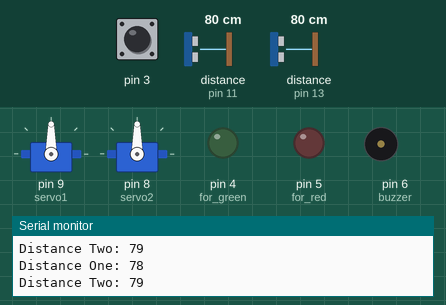
Simulated run of this sketch. Board: Arduino Uno, built with avr-gcc and run on an emulated ATmega328P. On the bench: 2 × servo, output pins drawn as LEDs (lit = HIGH), buzzer (waves = sounding), the last lines printed to the serial monitor. Wiring (inferred from the names in the program): 2 × ultrasonic range finder: trigger pin 10, echo pin 11 / trigger pin 12, echo pin 13. The test bench sets the inputs (shaded band); at power-on: pin 3 HIGH, distance to the obstacle (sensors on pin 11, pin 13) 80 cm. The echo pulse lasts 58.3 µs per cm; pins used as bus, display or sensor lines are not drawn.

Above: at 1.2 s.
1.3 s: pin 3 pulled LOW for 0.15 s
At 3.4 s:
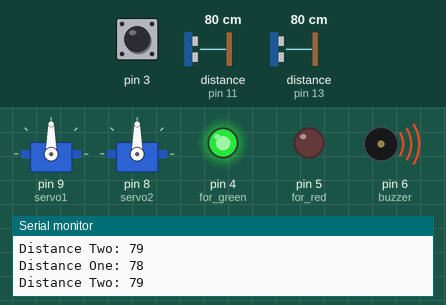
4.3 s: distance to the obstacle (sensor on pin 11) set to 5 cm
5.8 s: distance to the obstacle (sensor on pin 11) set to 2 cm
At 7.49 s:
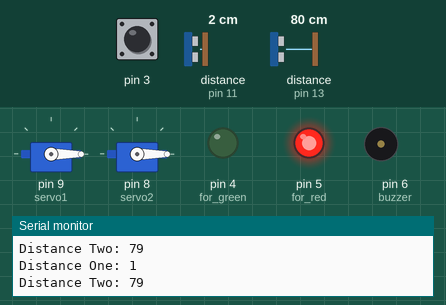
8.8 s: distance to the obstacle (sensor on pin 13) set to 9 cm
11.8 s: distance to the obstacle (sensor on pin 11) set to 4 cm
At 13.0 s:
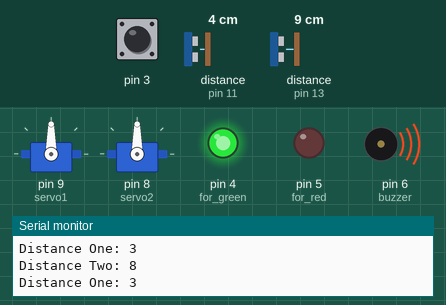
13.5 s: pin 3 pulled LOW for 1 s
At 13.97 s:
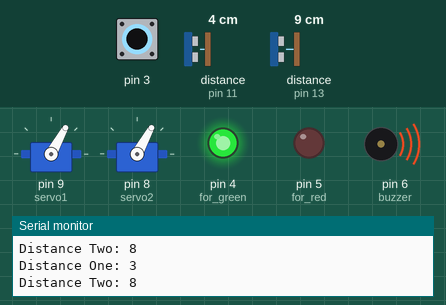
Timing chart, 0 to 16.5 s (numbered marks = the images above; inputs shaded):
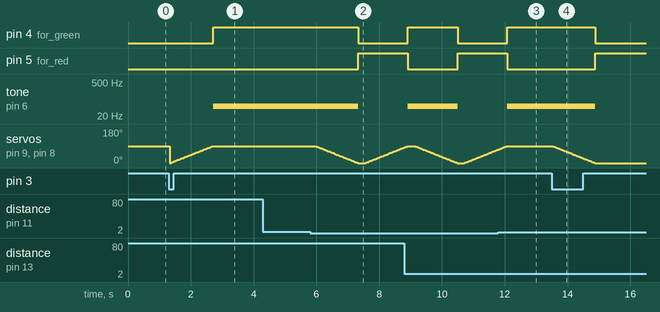

Measured:
- the behaviour switches between 4 and 3 cm on distance to the obstacle (sensor on pin 11) (found by bisection; images 1 and 2)
- after the input at 1.3 s, pin 4 (for_green): LOW → HIGH after 1.4 s; tone on pin 6 (buzzer): silent → 50 Hz after 1.4 s
- after the input at 5.8 s, pin 4 (for_green): HIGH → LOW after 1.5 s; pin 5 (for_red): LOW → HIGH after 1.5 s; tone on pin 6 (buzzer): 50 Hz → silent after 1.5 s
- after the input at 11.8 s, servo on pin 9 (servo1), servo on pin 8 (servo2): goes on until 12.1 s, then stays 90°
- after the input at 13.5 s, pin 4 (for_green): HIGH → LOW after 1.4 s; pin 5 (for_red): LOW → HIGH after 1.4 s; tone on pin 6 (buzzer): 50 Hz → silent after 1.4 s; servo on pin 9 (servo1), servo on pin 8 (servo2): moves from 90° to 0° over 1.4 s, starting at once

The sketch:

railSystem.ino
```cpp
#include <Servo.h>

#define buzzer 6

Servo servo1;
Servo servo2;

const int trigPin1 = 10;
const int echoPin1 = 11;
const int trigPin2 = 12;
const int echoPin2 = 13;

long duration1, duration2;
int distance1, distance2;

int flag = 0;


void setup() {
  //For Servo
  servo1.attach(9);
  servo2.attach(8);
  //For Sonar 1
  pinMode(trigPin1, OUTPUT);
  pinMode(echoPin1, INPUT);
  //For Sonar 2
  pinMode(trigPin2, OUTPUT);
  pinMode(echoPin2, INPUT);

  //Button for manual agte open close
  pinMode(3, INPUT_PULLUP);

  //led signal
  pinMode(4, OUTPUT);  //for green
  pinMode(5, OUTPUT);  //for red

  //For buzzer
  pinMode(buzzer, OUTPUT);

  Serial.begin(9600);
}


void loop() {

  // Sonar 1
  digitalWrite(trigPin1, LOW);
  delayMicroseconds(2);
  digitalWrite(trigPin1, HIGH);
  delayMicroseconds(10);
  digitalWrite(trigPin1, LOW);
  duration1 = pulseIn(echoPin1, HIGH);
  distance1 = duration1 * 0.034 / 2;

  // Sonar 2
  digitalWrite(trigPin2, LOW);
  delayMicroseconds(2);
  digitalWrite(trigPin2, HIGH);
  delayMicroseconds(10);
  digitalWrite(trigPin2, LOW);
  duration2 = pulseIn(echoPin2, HIGH);
  distance2 = duration2 * 0.034 / 2;


  // Prints the distance on the Serial Monitor
  Serial.print("Distance One: ");
  Serial.println(distance1);
  Serial.print("Distance Two: ");
  Serial.println(distance2);
  delay(100);

  //btn
  byte btn = digitalRead(3);


  if (distance1 < 3 || distance2 < 3 || btn == LOW) {
    if (flag == 0) {
      flag = 1;
      servoGateClose();
      trainSignalOn();
    } else if(distance1 > 3 || distance2 > 3 || btn == LOW){
      flag = 0;
      servoGateOpen();
      trainSignalOff();
    }
  }
}

void servoGateClose() {
  for (int i = 0; i <= 90; i++) {
    servo1.write(i);
    servo2.write(i);
    delay(15);
  }
}

void servoGateOpen() {
  for (int i = 90; i >= 0; i--) {
    servo1.write(i);
    servo2.write(i);
    delay(15);
  }
}

void trainSignalOn() {
  digitalWrite(4, HIGH);
  digitalWrite(5, LOW);
  tone(buzzer, 50);
  delay(100);
}

void trainSignalOff() {
  digitalWrite(4, LOW);
  digitalWrite(5, HIGH);
  noTone(buzzer);
  delay(100);
}
```
